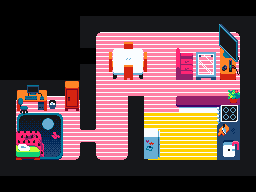

This is a level from a 2D game, rendered from its Tiled map with the project's own tilesets. A one-line summary and the complete map file follow:
An orthogonal 16x12 tile map with 16x16 px tiles, 3 tile layers (// bg, // corners, collision), 1 image layer and 10 objects.

<map version="1.5" tiledversion="1.7.2" orientation="orthogonal" renderorder="right-down" width="16" height="12" tilewidth="16" tileheight="16" infinite="0" nextlayerid="5" nextobjectid="1">
 <editorsettings>
  <export target="room_test.lua" format="lua" />
 </editorsettings>
 <tileset firstgid="1" name="test" tilewidth="16" tileheight="16" spacing="2" margin="1" tilecount="15" columns="15">
  <image source="../../tilesets/test.png" width="270" height="18" />
  <tile id="1">
   <objectgroup draworder="index" id="2">
    <object id="1" x="0" y="0" width="16" height="16" />
   </objectgroup>
  </tile>
  <tile id="2">
   <objectgroup draworder="index" id="2">
    <object id="1" x="0" y="0" width="16" height="16" />
   </objectgroup>
  </tile>
  <tile id="3">
   <objectgroup draworder="index" id="2">
    <object id="1" x="0" y="0" width="16" height="16" />
   </objectgroup>
  </tile>
  <tile id="4">
   <objectgroup draworder="index" id="2">
    <object id="1" x="0" y="0" width="16" height="16" />
   </objectgroup>
  </tile>
  <tile id="5">
   <objectgroup draworder="index" id="2">
    <object id="1" x="0" y="0" width="16" height="16" />
   </objectgroup>
  </tile>
  <tile id="6">
   <objectgroup draworder="index" id="2">
    <object id="1" x="0" y="0" width="16" height="16" />
   </objectgroup>
  </tile>
  <tile id="7">
   <objectgroup draworder="index" id="2">
    <object id="1" x="0" y="0" width="16" height="16" />
   </objectgroup>
  </tile>
  <tile id="8">
   <objectgroup draworder="index" id="2">
    <object id="1" x="0" y="0" width="16" height="16" />
   </objectgroup>
  </tile>
  <tile id="9">
   <objectgroup draworder="index" id="2">
    <object id="1" x="0" y="0" width="16" height="16" />
   </objectgroup>
  </tile>
  <tile id="10">
   <objectgroup draworder="index" id="3">
    <object id="2" x="0" y="0" width="16" height="16" />
   </objectgroup>
  </tile>
 </tileset>
 <layer id="1" name="// bg" width="16" height="12">
  <data encoding="csv">
0,0,0,0,0,0,0,0,0,0,0,0,0,0,0,0,
0,0,0,0,0,0,0,0,0,0,0,0,0,0,0,0,
0,0,0,0,0,0,3,3,3,3,3,3,3,3,3,0,
0,0,0,0,0,0,3,3,3,3,3,3,3,3,3,0,
0,0,0,0,0,0,3,3,3,3,3,3,3,3,3,0,
0,0,0,0,0,0,3,3,3,3,3,3,3,3,3,0,
0,3,3,3,3,0,3,3,3,3,3,3,3,3,3,3,
0,3,3,3,3,0,3,3,3,11,11,11,11,11,11,0,
0,3,3,3,3,3,3,3,3,11,11,11,11,11,11,0,
0,3,3,3,3,0,3,3,3,11,11,11,11,11,11,0,
0,0,0,0,0,0,0,0,0,0,0,0,0,0,0,0,
0,0,0,0,0,0,0,0,0,0,0,0,0,0,0,0
</data>
 </layer>
 <layer id="3" name="// corners" width="16" height="12">
  <data encoding="csv">
0,0,0,0,0,0,0,0,0,0,0,0,0,0,0,0,
0,0,0,0,0,0,0,0,0,0,0,0,0,0,0,0,
0,0,0,0,0,0,5,0,0,0,0,0,0,0,6,0,
0,0,0,0,0,0,0,0,0,0,0,0,0,0,0,0,
0,0,0,0,0,0,0,0,0,0,0,0,0,0,0,0,
0,0,0,0,0,0,0,0,0,0,0,0,0,0,0,0,
0,5,0,0,6,0,0,0,0,0,0,0,0,0,0,0,
0,0,0,0,0,0,0,0,0,0,0,0,0,0,0,0,
0,0,0,0,0,9,0,0,0,0,0,0,0,0,0,0,
0,7,0,0,8,0,7,8,0,7,0,0,0,0,8,0,
0,0,0,0,0,0,0,0,0,0,0,0,0,0,0,0,
0,0,0,0,0,0,0,0,0,0,0,0,0,0,0,0
</data>
 </layer>
 <layer id="4" name="collision" width="16" height="12">
  <data encoding="csv">
0,0,0,0,0,0,0,0,0,0,0,0,0,0,0,0,
0,0,0,0,0,2,2,2,2,2,2,2,2,2,2,2,
0,0,0,0,0,2,0,0,0,0,0,0,0,0,0,2,
0,0,0,0,0,0,0,0,0,0,0,0,0,0,0,2,
0,0,0,0,0,2,0,0,0,0,0,0,0,0,0,2,
2,2,2,2,2,2,0,0,0,0,0,0,0,0,0,2,
2,0,0,0,0,2,0,0,2,0,0,0,0,0,0,2,
2,0,0,0,0,2,0,0,2,0,0,0,0,0,0,2,
2,0,0,0,0,0,0,0,2,0,0,0,0,0,0,2,
2,0,0,0,0,2,0,0,2,0,0,0,0,0,0,2,
2,2,2,2,2,2,2,2,2,2,2,2,2,2,2,2,
0,0,0,0,0,0,0,0,0,0,0,0,0,0,0,0
</data>
 </layer>
 <imagelayer id="2" name="Image Layer 1">
  <image source="../room.png" />
 </imagelayer>
</map>
